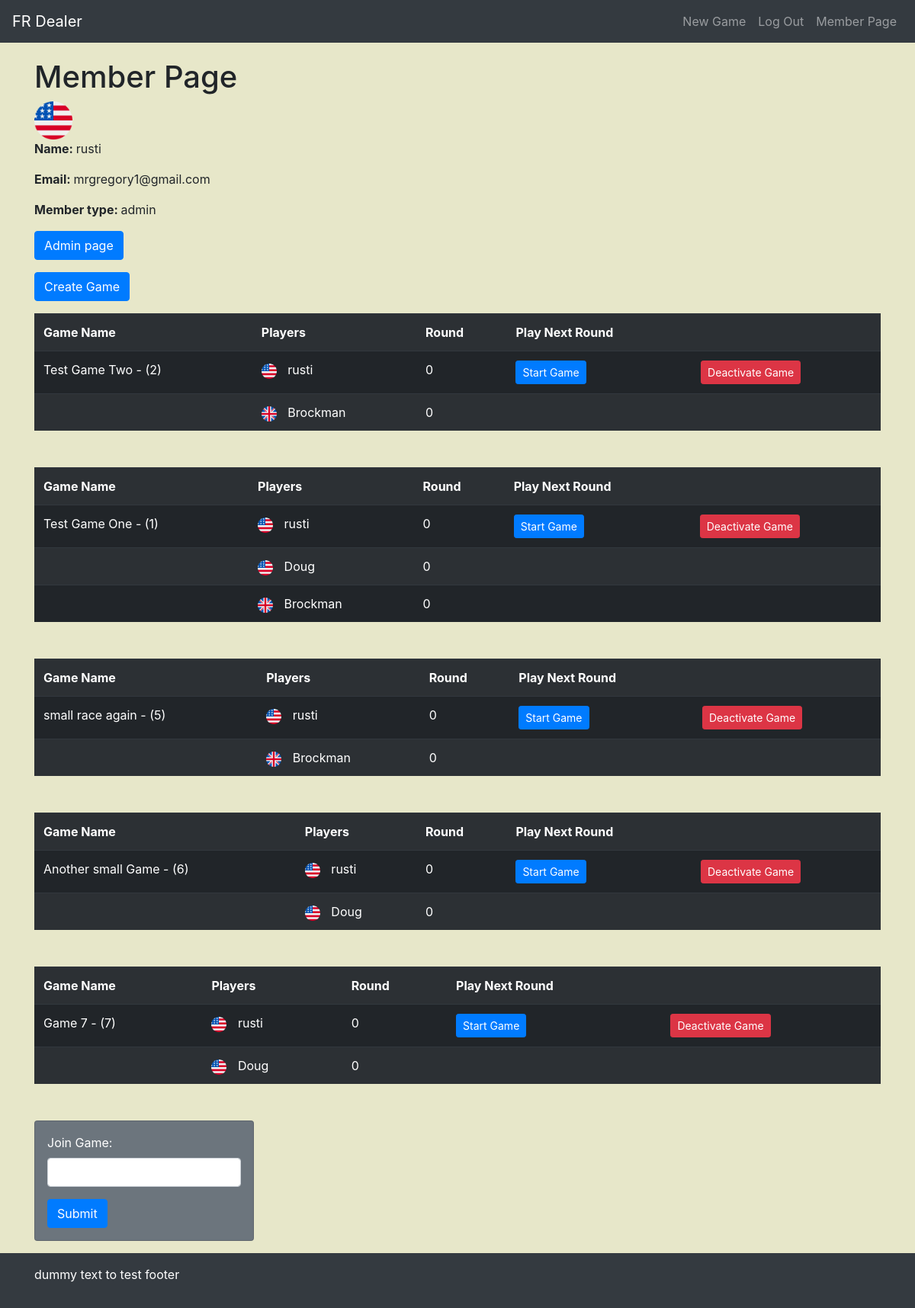
Screenshot of /member/member_page (signed in) with the database file from the repository.
### models.py (models this page shows, shortened)
class User(UserMixin, db.Model):
    __tablename__ = "User"
    id = db.Column(db.Integer, primary_key=True)
    username = db.Column(db.String(30), unique=True)
    password = db.Column(db.String(30))
    email = db.Column(db.String(30))
    account_type = db.Column(db.String(20))
    games = db.relationship("Game", secondary=game_to_user)
    icon = db.Column(db.String(30))

class Game(UserMixin, db.Model):
    __tablename__ = "Game"
    id = db.Column(db.Integer, primary_key=True)
    creator = db.Column(db.Integer, db.ForeignKey("User.id"), nullable=False)
    name = db.Column(db.String(30))
    active = db.Column(db.Boolean)
    limit = db.Column(db.Integer)
    allow_new = db.Column(db.Boolean)
    users = db.relationship("User", secondary=game_to_user)
    options = db.Column(db.Text)

### blue/member/member.py (the view)
@member.route("/member_page")
@login_required
def member_page():
    [session.pop(key) for key in list(session.keys()) if key != "_flashes"]
    member_games_info = []
    _users = controller.get_users_dict(current_user.id)
    users = _users[0]
    print("\n--------------line 74 users -------------\n")
    pprint(users)
    for game in users["games"]:
        this_game_info = {}
        this_game_info["game_id"] = game["id"]
        this_game_info["name"] = game["name"]
        this_game_info["allow_new"] = game["allow_new"]
        this_game_info['limit'] = game['limit']
        if current_user.account_type == "admin" or current_user.id == game["creator"]:
            this_game_info["deactivate"] = True
        else:
            this_game_info["deactivate"] = False
        this_turn_data = controller.get_latest_turn(game["id"], current_user.id)
        if this_turn_data:
            this_game_info["current_round"] = this_turn_data.current_round
            this_game_info["turn_id"] = this_turn_data.id
        else:
            this_game_info["current_round"] = 0
        print("\n---------- game id --------------\n")
        print(game['id'])
        this_game_info["same_turn"] = controller.test_for_same_turn(game["id"])
        this_game_info["opponent_progress"] = controller.get_opponent_progress(
            game["id"], current_user.id
        )
        this_game_info["need_to_play"] = False
        for player in this_game_info["opponent_progress"]:
            if this_game_info["current_round"] < player[1]:
                this_game_info["need_to_play"] = True
                break
        pprint(this_game_info)
        this_game_info['limit_reached'] = True
        total_players = len(this_game_info['opponent_progress']) + 1
        print("\n-----------limit------------\n")
        print(this_game_info['limit'])
        print(len(this_game_info['opponent_progress']))
        print(this_game_info['opponent_progress'])
        print("total players: " + str(total_players))
        print(this_game_info)
        if this_game_info['limit'] > total_players:
            this_game_info['limit_reached'] = False
        member_games_info.append(this_game_info)
    return render_template(
        "member/member_page.html", member_games_info=member_games_info
    )

### blue/admin/admin.py (called while the page is built)
@login_manager.user_loader
def load_user(user_id):
    return User.query.filter(User.id == int(user_id)).first()

### controller.py (called while the page is built)
def get_games(game_id=None):
    query = Game.query.filter(Game.active)
    if game_id is not None:
        query = query.filter(Game.id == game_id)
    games = query.all()
    return games

def get_users(user_id=None):
    query = User.query
    if user_id is not None:
        query = query.filter(User.id == user_id)
    users = query.all()
    return users

def get_users_dict(user_id=None):
    _users_dict = get_users(user_id)
    users_dict = [
        {
            "id": user.id,
            "username": user.username,
            "password": user.password,
            "email": user.email,
            "account_type": user.account_type,
            "icon": user.icon,
            "games": [
                {
                    "id": game.id,
                    "creator": game.creator,
                    "name": game.name,
                    "active": game.active,
                    "limit": game.limit,
                    "allow_new": game.allow_new,
                    "options": game.options,
                }
                for game in user.games if game.active == True
            ],
        }
        for user in _users_dict
    ]
    return users_dict

def get_games_users_dict(game_id=None):
    _games = get_games(game_id=game_id)
    games = [
        {
            "id": game.id,
            "creator": game.creator,
            "name": game.name,
            "active": game.active,
            "limit": game.limit,
            "options": game.options,
            "allow_new": game.allow_new,
            "users": [
                {
                    "id": user.id,
                    "username": user.username,
                    "password": user.password,
                    "email": user.email,
                    "account_type": user.account_type,
                    "icon": user.icon,
                }
                for user in game.users
            ],
        }
        for game in _games
    ]
    return games

def get_latest_turn(game_id, user_id):
    latest_turn_info = (
        TurnInfo.query.filter_by(game_id=game_id)
        .filter_by(user_id=user_id)
        .order_by(TurnInfo.id.desc())
        .first()
    )
    return latest_turn_info

### templates/member/member_page.html (shortened to what this page needs)
{% extends 'base.html' %}
{% block body %}
<h1>Member Page</h1>
<img src="{{ url_for('static', filename='flags/' + current_user.icon) }}" style="height: 50px; width: 50px;"/>
<p><strong>Name: </strong> {{ current_user.username }}</p>
<p><strong>Email: </strong> {{ current_user.email }}</p>
<p><strong>Member type: </strong> {{ current_user.account_type }}</p>
{% if current_user.account_type == 'admin' %}
    <p><a href="{{ url_for("admin.admin_home")}}" class="btn btn-primary" role="button">Admin page</a></p>
{% endif %}
{% if current_user.account_type == 'admin' or current_user.account_type == 'organizer' %}
    <p><a href="{{ url_for("member.create_game_form")}}" class="btn btn-primary" role="button">Create Game</a></p>
{% endif %}
{% for game in member_games_info %}
<table class="table table-striped table-dark mb-5">
    <tr>
        <th class="game-id-{{ game.game_id }}">
            Game Name
        </th>
        <th>
            Players
        </th>
        <th>
            Round
        </th>
        <th>
            Play Next Round
        </th>
        <th>
        </th>
    </tr>
        <tr>
            <td>{{ game.name }} - &#40;{{ game.game_id }}&#41;</td>
            <td><img src="{{ url_for('static', filename='flags/' + current_user.icon) }}" style="height: 20px; witdth: 20px; margin-right:10px;"/>
                {{current_user.username}}</td>
                <td>{{ game.current_round }}</td>
            <td>
            {% if game.current_round == 0 %}
                <a href="/member/initial_PBEM_turn/{{ game.game_id }}" class="btn btn-primary btn-sm" role="button">Start Game</a>
            {% elif game.same_turn %}
                <a href="/member/round_summary/{{ game.game_id }}/{{ game.turn_id }}" class="btn btn-primary btn-sm" role="button">View Turn Results</a>
            {% elif game.need_to_play %}
                 <a href="/member/play_next_turn/{{ game.turn_id }}" class="btn btn-primary btn-sm" role="button">Play Next Round</a>
            {% else %}
                <a href="#" class="btn btn-secondary btn-sm" role="button">Waiting for Opponents</a>
            {% endif%}
            </td>
            <td>
                {% if game['deactivate'] %}
               <a href="/member/close_game/{{ game.game_id }}" class="btn btn-danger btn-sm" role="button">Deactivate Game</a>
                {% endif %}
            </td>
        </tr>
        {% for member in game['opponent_progress'] %}
            <tr>
                <td>
                </td>
                <td>
                    <img src="{{ url_for('static', filename='flags/' + member[2]) }}" style="height: 20px; witdth: 20px; margin-right:10px;"/>
                    {{ member[0] }}
                </td>
                 <td>
                    {{ member[1] }}
                </td>
                 <td>
                </td>
                <td>
                </td>
            </tr>
        {% endfor%}
</table>
{% endfor %}
<div class="row">
    <div class="col-6">
        <div class="card text-white bg-secondary p-3" style="max-width: 18rem;">
            <form action="{{ url_for("member.join_game")}}" method="POST">
                <div class="form-group">
                    <label class="mr-2" for="join_game">Join Game:</label>
                    <input type="join_game" name="join_game" class="form-control mr-2" id="join_game" aria-describedby="join_game">
                </div>
                <button type="submit" class="btn btn-primary">Submit</button>
            </form>
        </div>
    </div>
</div>
{% endblock %}

### static/custom.css (style rules this page uses)
body { background-color: #E7E7C9; }
body, .wrapper { min-height:100vh; }

### rows the page displays
User: icon (picture), username "rusti", email "mrgregory1@gmail.com", account_type "admin"
Game: name "Test Game Two", game_id "2", icon (picture), current_round "0"
User: icon (picture), username "Brockman", member "0"
Game: name "Test Game One", game_id "1", icon (picture), current_round "0"
User: icon (picture), username "Doug", member "0"
Game: name "small race again", game_id "5", icon (picture), current_round "0"
Game: name "Another small Game", game_id "6", icon (picture), current_round "0"
Game: name "Game 7", game_id "7", icon (picture), current_round "0"
